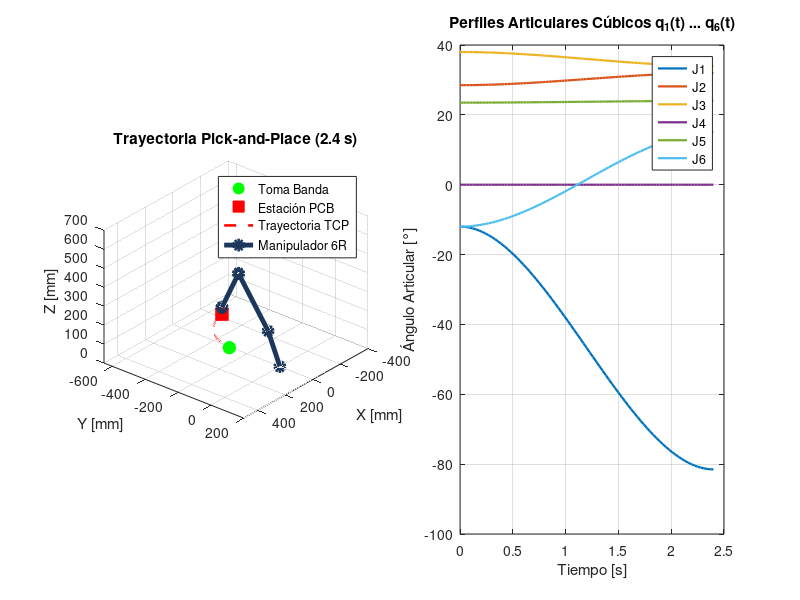

Recreate this plot in MATLAB.
%% PLANIFICACIÓN DE TRAYECTORIA CÚBICA 6 GDL (BANDA -> ESTACIÓN PCB)
% Proyecto Final - Maestría en Automatización y Robótica (Tecmilenio)
% Autor: Fernando Abdalá Gómez

clear; clc; close all;

%% 1. PARÁMETROS D-H DEL MANIPULADOR 6 GDL (AR4-MK2) [mm y rad]
dh_base = [  0,      169.77,   64.20, -pi/2;   % J1
    -pi/2,      0.00,  305.00,  0.00;   % J2
    pi,        0.00,    0.00,  pi/2;   % J3
    0,      222.63,    0.00, -pi/2;   % J4
    0,        0.00,    0.00,  pi/2;   % J5
    0,       36.25,    0.00,  0.00 ]; % J6

tf = 2.4;      % Tiempo nominal de transferencia Pick-and-Place [s]
dt = 0.03;     % Paso de simulación [s]
t  = 0:dt:tf;
N  = length(t);

%% 2. CONFIGURACIONES ARTICULARES DE TOMA (BANDA) Y DEPÓSITO (ESTACIÓN)
% Obtenidas de las rutinas de celda (AR4.py / tesis1.ar4)
q_i = deg2rad([-12.0,  28.5,  38.0,  0.0,  23.5, -12.0]); % Toma sobre banda negra
q_f = deg2rad([-81.5,  32.0,  34.0,  0.0,  24.0,  15.0]); % Depósito en bandeja receptora

%% 3. GENERACIÓN DE TRAYECTORIA POLINOMIAL CÚBICA SUAVE (q_dot(0)=q_dot(tf)=0)
q_t  = zeros(6, N);
dq_t = zeros(6, N);

for j = 1:6
    a0 = q_i(j);
    a1 = 0;
    a2 =  3 * (q_f(j) - q_i(j)) / (tf^2);
    a3 = -2 * (q_f(j) - q_i(j)) / (tf^3);

    q_t(j, :)  = a0 + a1.*t + a2.*(t.^2) + a3.*(t.^3);
    dq_t(j, :) = a1 + 2*a2.*t + 3*a3.*(t.^2);
end

%% 4. CÁLCULO DE TRAYECTORIA CARTESIANA DEL EFECTOR FINAL (FK)
pos_tcp = zeros(3, N);
pts_all = zeros(3, 7, N);

for k = 1:N
    T = eye(4);
    for i = 1:6
        th = q_t(i, k) + dh_base(i, 1);
        d  = dh_base(i, 2);
        a  = dh_base(i, 3);
        al = dh_base(i, 4);
        A_i = [cos(th), -sin(th)*cos(al),  sin(th)*sin(al), a*cos(th);
            sin(th),  cos(th)*cos(al), -cos(th)*sin(al), a*sin(th);
            0,        sin(al),          cos(al),         d;
            0,        0,                0,               1];
        T = T * A_i;
        pts_all(:, i+1, k) = T(1:3, 4);
    end
    pos_tcp(:, k) = T(1:3, 4);
end

fprintf('Inicio TCP (Banda):    [%.2f, %.2f, %.2f] mm\n', pos_tcp(:,1));
fprintf('Fin TCP (Estación):    [%.2f, %.2f, %.2f] mm\n', pos_tcp(:,end));

%% 5. VISUALIZACIÓN 3D Y PERFILES ARTICULARES
figure('Name', 'Planificación de Trayectoria 6 GDL - Celda PCB', 'Color', 'w', 'Position', [100 100 1100 500]);

subplot(1,2,1);
hold on; grid on; axis equal; view(130, 28);
plot3(pos_tcp(1,1), pos_tcp(2,1), pos_tcp(3,1), 'go', 'MarkerSize', 9, 'MarkerFaceColor', 'g', 'DisplayName', 'Toma Banda');
plot3(pos_tcp(1,end), pos_tcp(2,end), pos_tcp(3,end), 'rs', 'MarkerSize', 9, 'MarkerFaceColor', 'r', 'DisplayName', 'Estación PCB');
plot3(pos_tcp(1,:), pos_tcp(2,:), pos_tcp(3,:), 'r--', 'LineWidth', 1.8, 'DisplayName', 'Trayectoria TCP');
h_arm = plot3(pts_all(1,:,1), pts_all(2,:,1), pts_all(3,:,1), '-o', 'Color', [0.11 0.21 0.36], 'LineWidth', 3.5, 'DisplayName', 'Manipulador 6R');
xlabel('X [mm]'); ylabel('Y [mm]'); zlabel('Z [mm]');
title('Trayectoria Pick-and-Place (2.4 s)');
xlim([-400 500]); ylim([-650 200]); zlim([0 700]);
legend('Location', 'northeast');

subplot(1,2,2);
plot(t, rad2deg(q_t'), 'LineWidth', 1.6); grid on;
xlabel('Tiempo [s]'); ylabel('Ángulo Articular [°]');
title('Perfiles Articulares Cúbicos q_1(t) ... q_6(t)');
legend('J1', 'J2', 'J3', 'J4', 'J5', 'J6', 'Location', 'best');

for k = 1:2:N
    set(h_arm, 'XData', pts_all(1,:,k), 'YData', pts_all(2,:,k), 'ZData', pts_all(3,:,k));
    drawnow;
end
